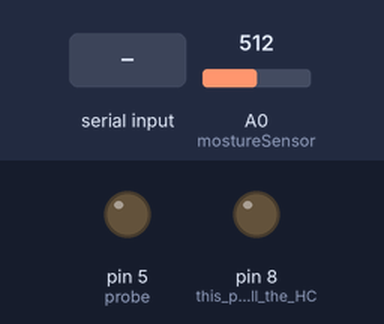
This sketch was run on a simulated Arduino Mega 2560, built with avr-gcc and run on an emulated ATmega2560. Shown: output pins drawn as LEDs (lit = HIGH). Inputs (shaded band) come from the test bench; at power-on: A0 (mostureSensor) = 512. What the sketch prints to the serial monitor is not drawn.

Above: at 0.1 s.
At 1.3 s:
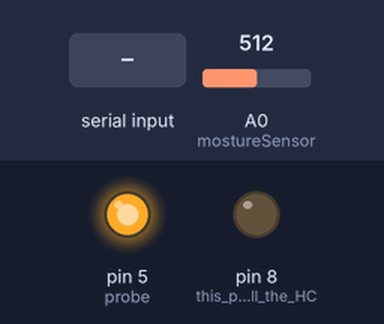
1.4 s: "0" received over the second serial link
Timing chart, 0 to 4.4 s (numbered marks = the images above; inputs shaded):
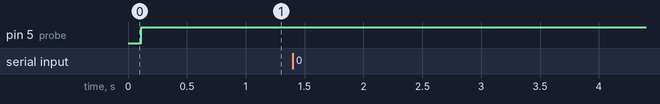

Measured:
- after the input at 1.4 s, every drawn part: stays the same

The sketch:

embeded_LDR_Soil.ino
```cpp
int inByte=-1;
int probe =5;
int mostureSensor = A0;
void setup()
{
  pinMode(probe, OUTPUT);
  pinMode(8, OUTPUT);  // this pin will pull the HC-05 pin 34 (key pin) HIGH to switch module to AT mode
  Serial.begin(9600);
  Serial.println("Enter AT commands:");
  Serial1.begin(9600);  // HC-05 default speed in AT command more
  Serial1.println("Bacin Tanaman");
  Serial1.println("===================");
  Serial1.println("0 : Cek Status Air");
  Serial1.println("1 : Cek Status cahaya");
  Serial1.println("2 : Auto Siram");
  Serial1.println("3 : Manual Siram");
  Serial1.println("===================");
  Serial1.println("Menunggu Intruksi");
  Serial1.println("===================");
}

void loop()
{
  digitalWrite(probe, HIGH);
  delay(1000);
  int kelembaban = analogRead(mostureSensor);
  // Keep reading from HC-05 and send to Arduino Serial Monitor
  if (Serial1.available())  {
    inByte=Serial1.read();
    Serial.write(inByte);
    if (inByte == '0')
    {
      if (kelembaban >= 820)

      {
        Serial1.println("Becek boss, -_- gak enak badan");

      }

      else if (kelembaban >= 615 && kelembaban < 820)

      {

        Serial1.println("seger boss");
      }

      else if (kelembaban >= 410 && kelembaban < 615)

      {
        Serial1.println("Lumayan");
      }

      else if (kelembaban >= 250 && kelembaban < 410)

      {
        Serial1.println("Tenggorokan Kering");
      }

      else if (kelembaban >= 0 && kelembaban < 250)

      {

        Serial1.println("Haus Pool sam -_- ");

      }

    }
    else if(inByte=='1')
    {
    if (kelembaban >= 820)

      {
        Serial1.println("kalau jam 15.00 WIB kebawah, hot banget sam");

      }

      else if (kelembaban >= 615 && kelembaban < 820)

      {

        Serial1.println("kalau jam 15.00 WIB kebawah, Lumayan lah");
      }

      else if (kelembaban >= 410 && kelembaban < 615)

      {

        Serial1.println("kalau jam 15.00 WIB kebawah, Please asumsi cahaya matahari");


    }
    }
    else if(inByte=='2')
    {
      digitalWrite(9,HIGH);
      delay(5000);
      digitalWrite(9,LOW);
    }
    delay(500);
  }
  // Keep reading from Arduino Serial Monitor and send to HC-05
  if (Serial.available()) {
    Serial1.write(Serial.read());


  }
}
```
